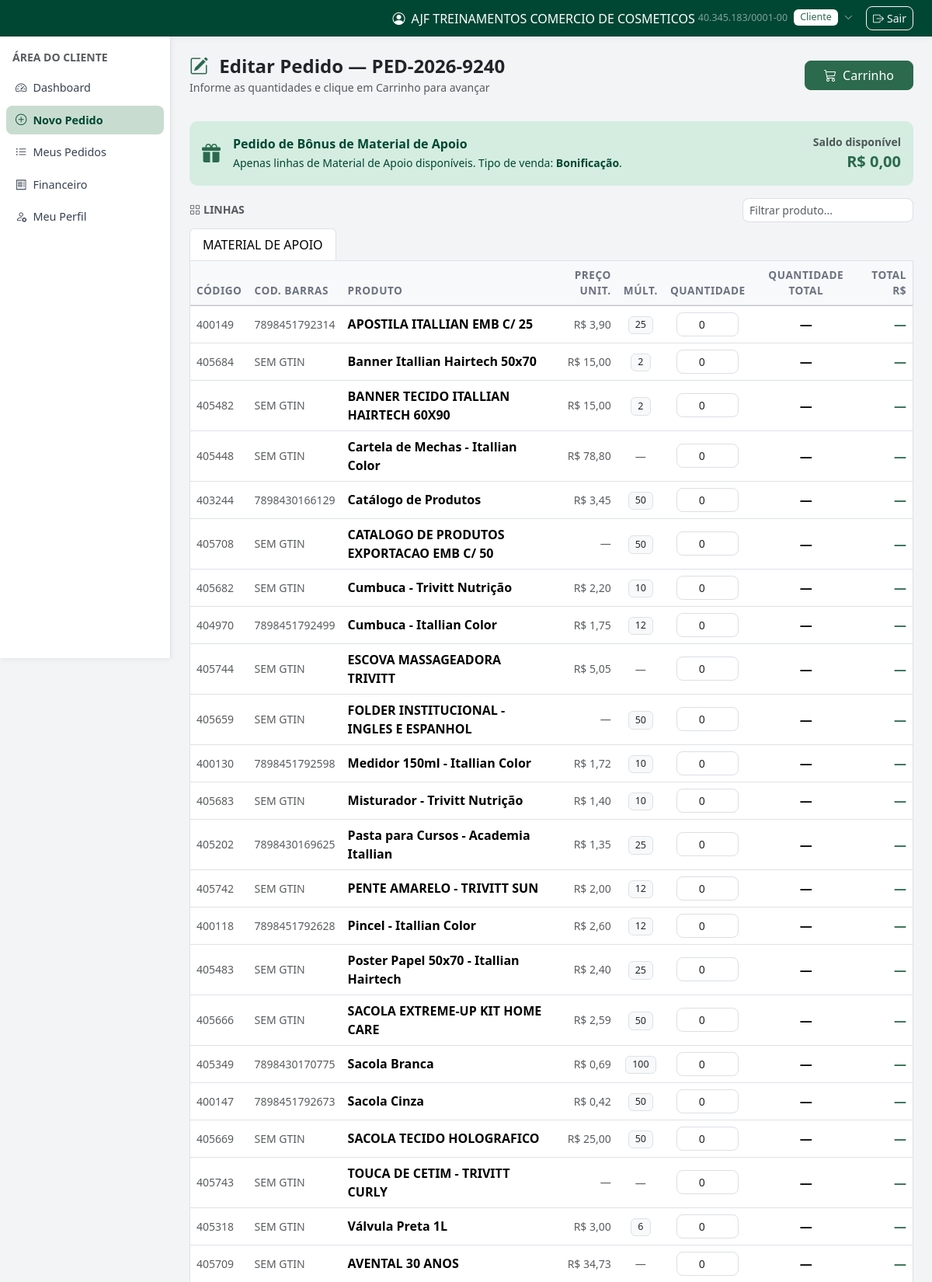
The app's page /cliente/novo-pedido.php?editar=472 (signed in, upper part) with its own data.
### tables this page shows
CREATE TABLE `pedidos` (
  `id` int(11) NOT NULL,
  `numero_pedido` varchar(50) DEFAULT NULL,
  `tipo_venda` enum('venda','bonificacao') DEFAULT 'venda',
  `data_pedido` date DEFAULT NULL,
  `cliente_id` int(11) DEFAULT NULL,
  `produto_id` int(11) DEFAULT NULL,
  `vendedor` varchar(100) DEFAULT NULL,
  `codigo_barra` varchar(50) DEFAULT NULL,
  `descricao_produto` varchar(200) DEFAULT NULL,
  `quantidade_total` int(11) DEFAULT 0,
  `valor_total` decimal(12,2) DEFAULT 0.00,
  `status` enum('comercial','financeiro','faturamento','faturado','cancelado','reprovado') DEFAULT 'comercial',
  `observacoes` text DEFAULT NULL,
  `created_at` timestamp NOT NULL DEFAULT current_timestamp(),
  `lote_id` varchar(40) DEFAULT NULL,
  `desconto_campanha` decimal(5,2) DEFAULT NULL,
  `forma_pagamento` varchar(60) DEFAULT NULL,
  `credito_utilizado` decimal(12,2) DEFAULT NULL,
  `supervisor` varchar(100) DEFAULT NULL,
  `desconto_pagamento` decimal(12,2) DEFAULT NULL,
  `moeda` varchar(10) NOT NULL DEFAULT 'BRL',
  `cotacao` decimal(10,4) DEFAULT NULL,
  `desconto_comercial` decimal(10,4) NOT NULL DEFAULT 0.0000,
  `desconto_diretoria` decimal(10,4) NOT NULL DEFAULT 0.0000
);

CREATE TABLE `clientes` (
  `id` int(11) NOT NULL,
  `codigo_cliente` varchar(50) DEFAULT NULL,
  `cnpj` varchar(20) DEFAULT NULL,
  `cpf` varchar(15) DEFAULT NULL,
  `razao_social` varchar(200) NOT NULL,
  `cep` varchar(10) DEFAULT NULL,
  `endereco` varchar(200) DEFAULT NULL,
  `numero` varchar(10) DEFAULT NULL,
  `complemento` varchar(100) DEFAULT NULL,
  `bairro` varchar(100) DEFAULT NULL,
  `cidade` varchar(100) DEFAULT NULL,
  `estado` varchar(2) DEFAULT NULL,
  `pais` varchar(50) DEFAULT 'Brasil',
  `telefone1` varchar(20) DEFAULT NULL,
  `telefone2` varchar(20) DEFAULT NULL,
  `email` varchar(255) DEFAULT NULL,
  `vendedor` varchar(100) DEFAULT NULL,
  `canal_venda_id` int(11) DEFAULT NULL,
  `material_apoio` tinyint(4) DEFAULT 0,
  `bonus_desempenho` decimal(10,2) DEFAULT 0.00,
  `desconto_cliente` decimal(10,4) DEFAULT 0.0000,
  `limite_credito` decimal(12,2) DEFAULT 0.00,
  `idioma` varchar(20) DEFAULT 'pt',
  `moeda` varchar(10) DEFAULT 'BRL',
  `pedido_accademia` tinyint(4) DEFAULT 0,
  `senha` varchar(255) NOT NULL,
  `status` enum('ativo','inativo') DEFAULT 'ativo',
  `created_at` timestamp NOT NULL DEFAULT current_timestamp(),
  `desconto_canal` decimal(5,2) NOT NULL DEFAULT 0.00,
  `supervisor` varchar(100) DEFAULT NULL,
  `senha_temporaria` tinyint(1) NOT NULL DEFAULT 1
);

CREATE TABLE `produtos` (
  `id` int(11) NOT NULL,
  `codigo_produto` varchar(50) DEFAULT NULL,
  `linha` varchar(50) DEFAULT NULL,
  `grupo` varchar(50) DEFAULT NULL,
  `subgrupo` varchar(50) DEFAULT NULL,
  `codigo_barra` varchar(50) DEFAULT NULL,
  `descricao_pt` varchar(200) DEFAULT NULL,
  `descricao_en` varchar(200) DEFAULT NULL,
  `descricao_es` varchar(200) DEFAULT NULL,
  `desc_cliente_pt` text DEFAULT NULL,
  `desc_cliente_en` text DEFAULT NULL,
  `desc_cliente_es` text DEFAULT NULL,
  `nuance` varchar(50) DEFAULT NULL,
  `multiplo` int(11) DEFAULT 1,
  `vendas_distribuidor` decimal(10,2) DEFAULT 0.00,
  `vendas_varejo` decimal(10,2) DEFAULT 0.00,
  `vendas_exportacao` decimal(10,2) DEFAULT 0.00,
  `ncm_id` int(11) DEFAULT NULL,
  `cest` varchar(20) DEFAULT NULL,
  `status` enum('ativo','inativo') DEFAULT 'ativo',
  `created_at` timestamp NOT NULL DEFAULT current_timestamp()
);

### cliente/novo-pedido.php (the view, shortened to what the rows shown need)
<?php
require_once __DIR__ . '/../config.php';
$u = usuario();
$cli_data = db()->prepare('SELECT desconto_cliente, desconto_canal, canal_venda_id, idioma, moeda FROM clientes WHERE id = ?');
$cli_data->execute([$u['id']]);
$cli_data     = $cli_data->fetch();
$ehExportacao = canalEhExportacao((int)($cli_data['canal_venda_id'] ?? 0));
$bonifFlag = (isset($_GET['modo']) && $_GET['modo'] === 'ma_bonus');
if (!$bonifFlag && !empty($_GET['editar'])) {
    $tvStmt = db()->prepare('SELECT tipo_venda FROM pedidos WHERE id = ? AND cliente_id = ?');
    $tvStmt->execute([(int)$_GET['editar'], $u['id']]);
    $bonifFlag = ($tvStmt->fetchColumn() === 'bonificacao');
}
$desconto_pct = $bonifFlag ? 0.0 : (float)($cli_data['desconto_cliente'] ?? 0) + (float)($cli_data['desconto_canal'] ?? 0);
$colPrecoExib = colPrecoMoeda($cli_data['moeda'] ?? 'BRL', $bonifFlag);
$simboloCli   = simboloMoeda($cli_data['moeda'] ?? 'BRL');
$produtos = db()->query("SELECT p.id, p.codigo_produto, p.codigo_barra, p.descricao_pt, p.multiplo, p.linha, p.grupo, p.subgrupo, p.desc_cliente_pt, p.desc_cliente_en, p.desc_cliente_es,
    COALESCE($colPrecoExib, p.vendas_varejo, 0) as preco,
    COALESCE(t.preco_network, 0) as preco_net, COALESCE(n.ipi, 0) as ipi_ncm
    FROM produtos p
    LEFT JOIN tabela_precos t ON t.produto_id = p.id
    LEFT JOIN ncm n ON n.id = p.ncm_id
    WHERE p.status = \"ativo\" ORDER BY p.linha, p.descricao_pt")->fetchAll();
$idiomaCliente = $cli_data['idioma'] ?? 'pt';
$MA_MERGE = ['MAT APOIO ITALLIAN - BRINDE', 'MAT APOIO ITALLIAN - VENDIDO'];
$porLinha = [];
foreach ($produtos as $p) {
    $linha = trim($p['linha'] ?? '');
    $linha = $linha !== '' ? $linha : 'Outros';
    if (in_array($linha, $MA_MERGE, true)) $linha = 'MATERIAL DE APOIO';
    $porLinha[$linha][] = $p;
}
ksort($porLinha);
$editarId      = (int)($_GET['editar'] ?? 0);
$editarPedido  = null;
$editarPedidos = [];
if ($editarId) {
    $stmt = db()->prepare('SELECT * FROM pedidos WHERE id = ? AND cliente_id = ? AND status = "comercial"');
    $stmt->execute([$editarId, $u['id']]);
    $editarPedido = $stmt->fetch();
    if ($editarPedido['lote_id']) {
        $stmtLote = db()->prepare('SELECT * FROM pedidos WHERE lote_id = ? AND cliente_id = ?');
        $stmtLote->execute([$editarPedido['lote_id'], $u['id']]);
        $editarPedidos = $stmtLote->fetchAll();
    } else {
        $editarPedidos = [$editarPedido];
    }
}
$modoMA          = (isset($_GET['modo']) && $_GET['modo'] === 'ma_bonus')
                || ($editarId && !empty($editarPedidos) && ($editarPedidos[0]['tipo_venda'] ?? '') === 'bonificacao');
if ($modoMA) {
    $porLinha = array_filter($porLinha, fn($k) => $k === 'MATERIAL DE APOIO', ARRAY_FILTER_USE_KEY);
}
$linhas = array_keys($porLinha);
require_once LAYOUT_PATH . '/header.php';
?>
<form id="formPedido" method="POST">
<div id="step1">
<div class="d-flex flex-wrap justify-content-between align-items-center gap-2 mb-4">
    <div>
        <h4 class="fw-bold mb-0">
            <i class="bi bi-<?= $editarId ? 'pencil-square' : 'plus-circle' ?> me-2 text-primary"></i>
            <?= $editarId ? t('Editar Pedido') . ' — ' . e($editarPedido['numero_pedido']) : t('Novo Pedido') ?>
        </h4>
        <small class="text-muted"><?= et('Informe as quantidades e clique em Carrinho para avançar') ?></small>
    </div>
</div>
<div class="tab-content border border-top-0 rounded-bottom mb-4">
    <?php foreach ($linhas as $i => $linha):
        $tid = 'tab-' . preg_replace('/\W+/', '_', strtolower($linha));
    ?>
    <div class="tab-pane fade <?= $i === 0 ? 'show active' : '' ?>" id="pane-<?= $tid ?>">
        <div class="table-responsive">
            <table class="table table-hover align-middle mb-0">
                <thead class="table-light">
                    <tr>
                        <th><?= et('Código') ?></th>
                        <th><?= et('Cod. Barras') ?></th>
                        <th><?= et('Produto') ?></th>
                        <th class="text-end"><?= et('Preço Unit.') ?></th>
                        <th class="text-center"><?= et('Múlt.') ?></th>
                        <th class="text-center" style="width:100px"><?= et('Quantidade') ?></th>
                        <th class="text-center" style="width:140px"><?= et('Quantidade Total') ?></th>
                        <th class="text-end"><?= et('Total') ?> <?= e($simboloCli) ?></th>
                    </tr>
                </thead>
                <tbody>
                <?php foreach ($porLinha[$linha] as $p):
                    $pid      = (int)$p['id'];
                    $multiplo = (float)($p['multiplo'] ?? 0);
                    $multiplo = $multiplo > 0 ? $multiplo : 1;
                    $preco    = (float)$p['preco'];
                    $precoExib = $desconto_pct > 0 ? $preco * (1 - $desconto_pct/100) : $preco;
                ?>
                <tr class="produto-row"
                    data-pid="<?= $pid ?>"
                    data-preco="<?= e($precoExib) ?>"
                    data-net="<?= e((float)($p['preco_net'] ?? 0)) ?>"
                    data-ipi="<?= e((float)($p['ipi_ncm'] ?? 0)) ?>"
                    data-nome="<?= e($p['descricao_pt']) ?>"
                    data-codigo="<?= e($p['codigo_produto']) ?>"
                    data-barra="<?= e($p['codigo_barra'] ?? '') ?>"
                    data-linha="<?= e($p['linha'] ?? '') ?>"
                    data-grupo="<?= e($p['grupo'] ?? '') ?>"
                    data-subgrupo="<?= e($p['subgrupo'] ?? '') ?>"
                    data-multiplo="<?= $multiplo ?>"
                    data-tab="<?= $tid ?>">
                    <td class="text-muted small"><?= e($p['codigo_produto']) ?></td>
                    <td class="text-muted small"><?= e($p['codigo_barra'] ?: '—') ?></td>
                    <?php $dc = trim($p['desc_cliente_' . $idiomaCliente] ?? ''); ?>
                    <td class="fw-semibold"><?= e($dc ?: $p['descricao_pt']) ?></td>
                    <td class="text-end text-muted small preco-unit-col" data-preco-fmt="<?= $precoExib > 0 ? e($simboloCli . ' ' . number_format($precoExib, 2, ',', '.')) : '—' ?>">
                    </td>
                    <td class="text-center">
                        <?php if ($multiplo > 1): ?>
                        <span class="badge bg-light text-dark border"><?= number_format($multiplo, 0) ?></span>
                        <?php else: ?>
                        <span class="text-muted small">—</span>
                        <?php endif; ?>
                    </td>
                    <td class="text-center">
                        <input type="number" class="form-control form-control-sm text-center qtd-visual mx-auto"
                               style="width:80px" min="0" value="0" oninput="atualizarQtd(this)">
                    </td>
                    <td class="text-center fw-semibold qtd-total-col">—</td>
                    <td class="text-end fw-semibold text-primary row-total">—</td>
                </tr>
                <?php endforeach; ?>
                </tbody>
            </table>
        </div>
    </div>
    <?php endforeach; ?>
</div>
</div>
</form>
<?php require_once LAYOUT_PATH . '/footer.php'; ?>

### records on screen
pedidos: numero_pedido "PED-2026-9240"
clientes: moeda "R$", idioma.descricao_pt "APOSTILA ITALLIAN EMB C/ 25", idioma.desc_cliente_pt "Banner Itallian Hairtech 50x70", idioma.descricao_pt "BANNER TECIDO ITALLIAN HAIRTECH 60X90", idioma.desc_cliente_pt "Cartela de Mechas - Itallian Color", idioma.desc_cliente_pt "Catálogo de Produtos", idioma.descricao_pt "CATALOGO DE PRODUTOS EXPORTACAO EMB C/ 50", idioma.desc_cliente_pt "Cumbuca - Trivitt Nutrição", idioma.desc_cliente_pt "Cumbuca - Itallian Color", idioma.descricao_pt "ESCOVA MASSAGEADORA TRIVITT", idioma.descricao_pt "FOLDER INSTITUCIONAL - INGLES E ESPANHOL", idioma.desc_cliente_pt "Medidor 150ml - Itallian Color", idioma.desc_cliente_pt "Misturador - Trivitt Nutrição", idioma.desc_cliente_pt "Pasta para Cursos - Academia Itallian", idioma.descricao_pt "PENTE AMARELO - TRIVITT SUN", idioma.desc_cliente_pt "Pincel - Itallian Color", idioma.desc_cliente_pt "Poster Papel 50x70 - Itallian Hairtech", idioma.descricao_pt "SACOLA EXTREME-UP KIT HOME CARE", idioma.desc_cliente_pt "Sacola Branca", idioma.desc_cliente_pt "Sacola Cinza", idioma.descricao_pt "SACOLA TECIDO HOLOGRAFICO", idioma.descricao_pt "TOUCA DE CETIM - TRIVITT CURLY", idioma.desc_cliente_pt "Válvula Preta 1L", idioma.descricao_pt "AVENTAL 30 ANOS"
produtos: codigo_produto "400149", codigo_barra "7898451792314", multiplo "25"
produtos: codigo_produto "405684", codigo_barra "SEM GTIN", multiplo "2"
produtos: codigo_produto "405482", codigo_barra "SEM GTIN", multiplo "2"
produtos: codigo_produto "405448", codigo_barra "SEM GTIN"
produtos: codigo_produto "403244", codigo_barra "7898430166129", multiplo "50"
produtos: codigo_produto "405708", codigo_barra "SEM GTIN", multiplo "50"
produtos: codigo_produto "405682", codigo_barra "SEM GTIN", multiplo "10"
produtos: codigo_produto "404970", codigo_barra "7898451792499", multiplo "12"
produtos: codigo_produto "405744", codigo_barra "SEM GTIN"
produtos: codigo_produto "405659", codigo_barra "SEM GTIN", multiplo "50"
produtos: codigo_produto "400130", codigo_barra "7898451792598", multiplo "10"
produtos: codigo_produto "405683", codigo_barra "SEM GTIN", multiplo "10"
produtos: codigo_produto "405202", codigo_barra "7898430169625", multiplo "25"
produtos: codigo_produto "405742", codigo_barra "SEM GTIN", multiplo "12"
produtos: codigo_produto "400118", codigo_barra "7898451792628", multiplo "12"
produtos: codigo_produto "405483", codigo_barra "SEM GTIN", multiplo "25"
produtos: codigo_produto "405666", codigo_barra "SEM GTIN", multiplo "50"
produtos: codigo_produto "405349", codigo_barra "7898430170775", multiplo "100"
produtos: codigo_produto "400147", codigo_barra "7898451792673", multiplo "50"
produtos: codigo_produto "405669", codigo_barra "SEM GTIN", multiplo "50"
produtos: codigo_produto "405743", codigo_barra "SEM GTIN"
produtos: codigo_produto "405318", codigo_barra "SEM GTIN", multiplo "6"
produtos: codigo_produto "405709", codigo_barra "SEM GTIN"

### other values on screen
$_usuario['nome'] "AJF TREINAMENTOS COMERCIO DE COSMETICOS"
$_usuario['cnpj'] "40.345.183/0001-00"
et('Cliente') "Cliente"
et('Sair') "Sair"
et('Área do Cliente') "ÁREA DO CLIENTE"
et('Dashboard') "Dashboard"
et('Novo Pedido') "Novo Pedido"
et('Meus Pedidos') "Meus Pedidos"
et('Financeiro') "Financeiro"
et('Meu Perfil') "Meu Perfil"
t('Editar Pedido') "Editar Pedido"
et('Informe as quantidades e clique em Carrinho para avançar') "Informe as quantidades e clique em Carrinho para avançar"
et('Carrinho') "Carrinho"
et('Pedido de Bônus de Material de Apoio') "Pedido de Bônus de Material de Apoio"
et('Apenas linhas de Material de Apoio disponíveis. Tipo de venda:') "Apenas linhas de Material de Apoio disponíveis. Tipo de venda:"
